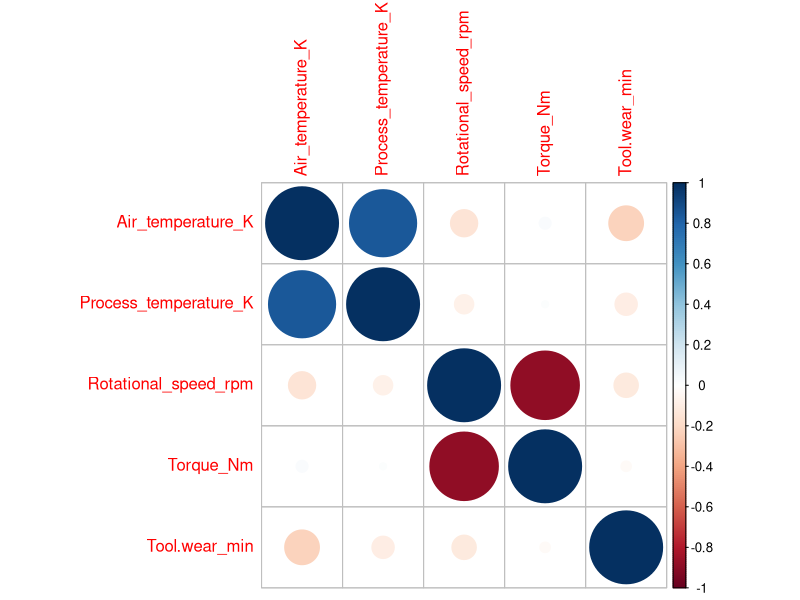
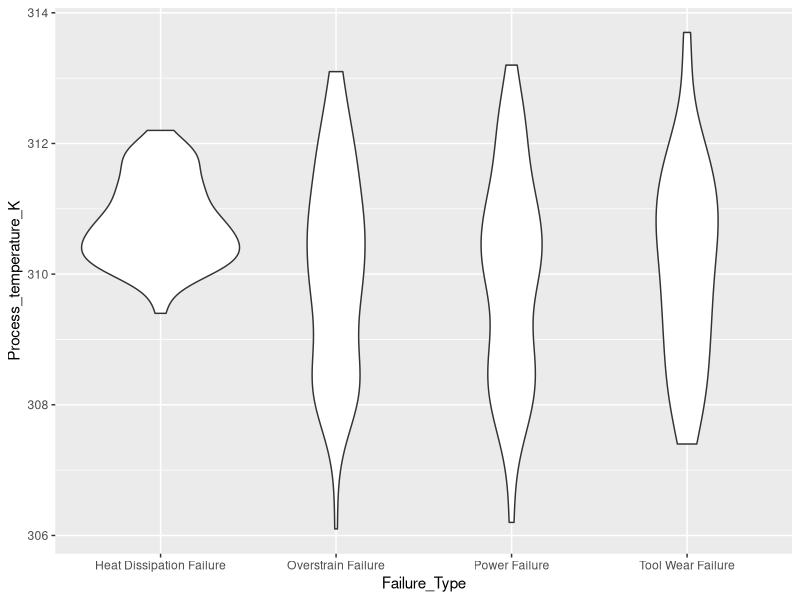
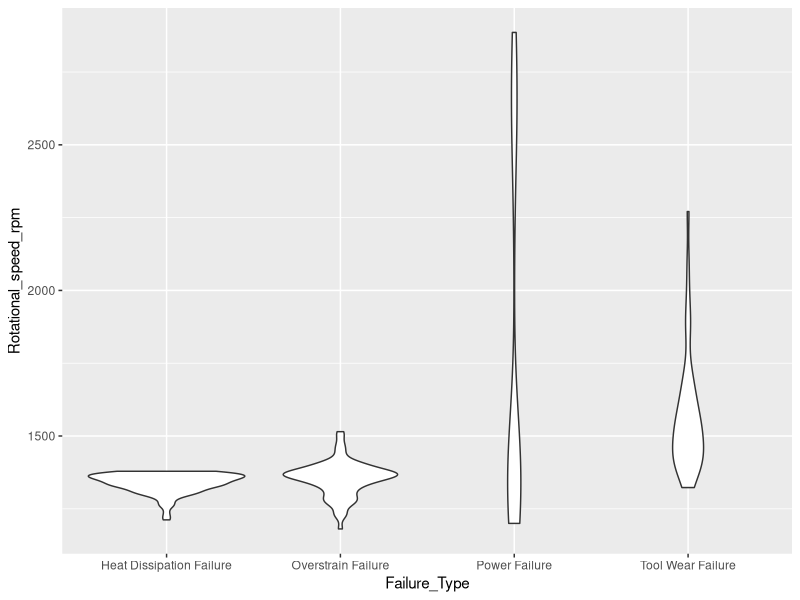
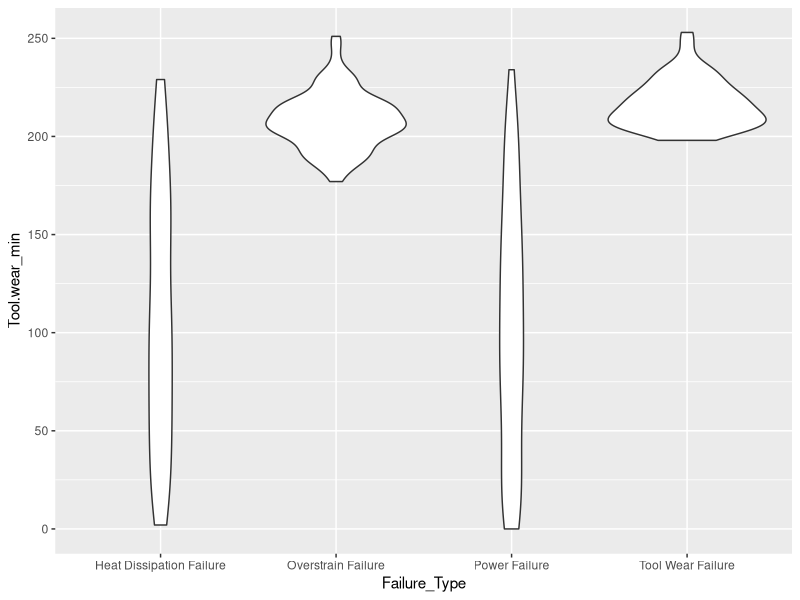

Write R code to recreate these figures, in order.
## ---- chunk 1
knitr::opts_chunk$set(echo = TRUE)
# installing caret for train/test split
library(caret)
library(nnet)
library(corrplot)
## ---- chunk 2
pred_maint <-read.csv("../data/predictive_maintenance.csv", header=TRUE, sep= ",")
str(pred_maint)
table(pred_maint$Target)
## ---- chunk 3

# limit the predict failure dataframe to only when failures occurred
pred_failure <- pred_maint[pred_maint$Target ==1,]
pred_failure <- pred_failure[pred_failure$Failure_Type != "No Failure",]
pred_failure <- pred_failure[,!names(pred_failure) %in% c("UDI", "Product_ID", "Target")]

# set the chr types to factors
pred_failure$Type <- as.factor(pred_failure$Type)
pred_failure$Failure_Type <- as.factor(pred_failure$Failure_Type)
str(pred_failure)
## ---- chunk 4
num_vars <- c("Air_temperature_K", "Process_temperature_K", "Rotational_speed_rpm", "Torque_Nm", "Tool.wear_min")
M <- cor(pred_failure[num_vars])
corrplot(M, method="circle")
## ---- chunk 5

pred_failure_lim <- pred_failure[c("Type", "Process_temperature_K", "Rotational_speed_rpm", "Tool.wear_min", "Failure_Type")]
str(pred_failure_lim)
## ---- chunk 6
library(ggplot2)

ggplot(pred_failure_lim, aes(x = Failure_Type, y = Process_temperature_K)) +
  geom_violin() + guides(fill = guide_legend(title = "Failure Type vs Air Temperature (K)"))

ggplot(pred_failure_lim, aes(x = Failure_Type, y = Rotational_speed_rpm )) +
  geom_violin() + guides(fill = guide_legend(title = "Failure Type vs Rotational_speed_rpm"))

ggplot(pred_failure_lim, aes(x = Failure_Type, y = Tool.wear_min)) +
  geom_violin() + guides(fill = guide_legend(title = "Failure Type vs Tool Wear"))
## ---- chunk 7
set.seed(424242) # setting the seed to always get the same train/test split
#Splitting the data using a function from dplyr package
index <- createDataPartition(pred_failure_lim$Failure_Type, p = .80, list = FALSE)
train <- pred_failure_lim[index,]
test <- pred_failure_lim[-index,]

## ---- chunk 8
set.seed(424242) # setting the seed to always get the same model_fit
# Training the multinomial model
multinom_model <- multinom(Failure_Type ~ ., data = train)

# Checking the model
summary(multinom_model)
## ---- chunk 9
exp(coef(multinom_model))
## ---- chunk 10
# Predicting the values for train dataset
train$Failure_Predicted <- predict(multinom_model, newdata = train, "class")
# Building classification table
tab <- table(train$Failure_Type, train$Failure_Predicted)

cm <- confusionMatrix(train$Failure_Predicted, train$Failure_Type)
cm_class <- cm$byClass
cm
recall <- mean(cm_class[,"Sensitivity"])
recall
precision <- mean(cm_class[,"Pos Pred Value"])
precision

## ---- chunk 11


# Predicting the class for test dataset
test$Failure_Predicted <- predict(multinom_model, newdata = test, "class")
# Building classification table
tab <- table(test$Failure_Type, test$Failure_Predicted)
tab
cm <-confusionMatrix(test$Failure_Predicted, test$Failure_Type)
cm_class <- cm$byClass
cm
recall <- mean(cm_class[,"Sensitivity"])
recall
precision <- mean(cm_class[,"Pos Pred Value"])
precision
